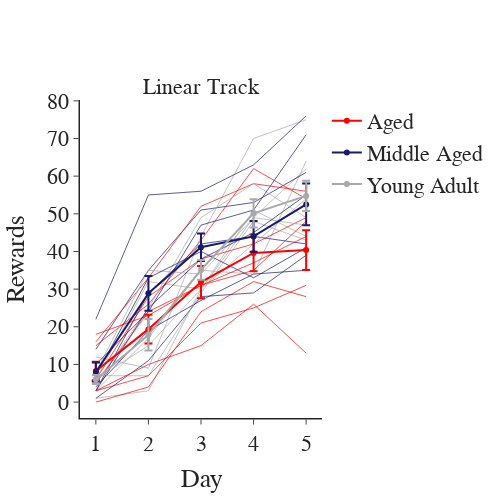

This figure's notebook cell:
### Code cell
## Plot rewards across days in linear track
fig = pf.plot_behavior_across_days(results_df, x_var='day', y_var='rewards', groupby_var=['day', 'group'], plot_transitions=None,
                                   marker_color=three_color_plots, avg_color='darkgrey', expert_line=False, chance=False,
                                   x_title='Day', y_title='Rewards', titles=['Linear Track'], height=500, width=500)
fig.show()
results_df.mixed_anova(dv='rewards', within='day', subject='mouse', between='group')
fig.write_image(pjoin(fig_path, 'linear_track_rewards.png'))
results_df.mixed_anova(dv='rewards', subject='mouse', within='day', between='group')

### Figure 1 — Plotly figure (JSON) as saved in the notebook; plotly's stock layout.template omitted (floating-point values rounded to 4 significant figures)
{"data": [{"line": {"color": "darkgrey", "width": 1}, "mode": "lines", "name": "mca24", "opacity": 0.7, "showlegend": false, "type": "scatter", "x": [1, 2, 3, 4, 5], "y": [3, 17, 35, 34, 64]}, {"line": {"color": "darkgrey", "width": 1}, "mode": "lines", "name": "mca25", "opacity": 0.7, "showlegend": false, "type": "scatter", "x": [1, 2, 3, 4, 5], "y": [12, 9, 44, 70, 75]}, {"line": {"color": "darkgrey", "width": 1}, "mode": "lines", "name": "mca26", "opacity": 0.7, "showlegend": false, "type": "scatter", "x": [1, 2, 3, 4, 5], "y": [1, 3, 30, 49, 62]}, {"line": {"color": "darkgrey", "width": 1}, "mode": "lines", "name": "mca27", "opacity": 0.7, "showlegend": false, "type": "scatter", "x": [1, 2, 3, 4, 5], "y": [6, 32, 30, 51, 44]}, {"line": {"color": "midnightblue", "width": 1}, "mode": "lines", "name": "mca28", "opacity": 0.7, "showlegend": false, "type": "scatter", "x": [1, 2, 3, 4, 5], "y": [14, 35, 51, 53, 61]}, {"line": {"color": "midnightblue", "width": 1}, "mode": "lines", "name": "mca29", "opacity": 0.7, "showlegend": false, "type": "scatter", "x": [1, 2, 3, 4, 5], "y": [4, 19, 27, 34, 35]}, {"line": {"color": "midnightblue", "width": 1}, "mode": "lines", "name": "mca30", "opacity": 0.7, "showlegend": false, "type": "scatter", "x": [1, 2, 3, 4, 5], "y": [3, 29, 42, 44, 42]}, {"line": {"color": "midnightblue", "width": 1}, "mode": "lines", "name": "mca31", "opacity": 0.7, "showlegend": false, "type": "scatter", "x": [1, 2, 3, 4, 5], "y": [1, 11, 28, 29, 39]}, {"line": {"color": "red", "width": 1}, "mode": "lines", "name": "mca32", "opacity": 0.7, "showlegend": false, "type": "scatter", "x": [1, 2, 3, 4, 5], "y": [16, 33, 52, 58, 56]}, {"line": {"color": "red", "width": 1}, "mode": "lines", "name": "mca33", "opacity": 0.7, "showlegend": false, "type": "scatter", "x": [1, 2, 3, 4, 5], "y": [15, 26, 43, 62, 54]}, {"line": {"color": "red", "width": 1}, "mode": "lines", "name": "mca34", "opacity": 0.7, "showlegend": false, "type": "scatter", "x": [1, 2, 3, 4, 5], "y": [6, 28, 38, 42, 49]}, {"line": {"color": "red", "width": 1}, "mode": "lines", "name": "mca35", "opacity": 0.7, "showlegend": false, "type": "scatter", "x": [1, 2, 3, 4, 5], "y": [18, 23, 31, 35, 48]}, {"line": {"color": "darkgrey", "width": 1}, "mode": "lines", "name": "mca36", "opacity": 0.7, "showlegend": false, "type": "scatter", "x": [1, 2, 3, 4, 5], "y": [5, 25, 49, 58, 49]}, {"line": {"color": "darkgrey", "width": 1}, "mode": "lines", "name": "mca37", "opacity": 0.7, "showlegend": false, "type": "scatter", "x": [1, 2, 3, 4, 5], "y": [7, 7, 29, 48, 43]}, {"line": {"color": "darkgrey", "width": 1}, "mode": "lines", "name": "mca38", "opacity": 0.7, "showlegend": false, "type": "scatter", "x": [1, 2, 3, 4, 5], "y": [6, 15, 30, 42, 54]}, {"line": {"color": "darkgrey", "width": 1}, "mode": "lines", "name": "mca39", "opacity": 0.7, "showlegend": false, "type": "scatter", "x": [1, 2, 3, 4, 5], "y": [8, 35, 34, 49, 47]}, {"line": {"color": "midnightblue", "width": 1}, "mode": "lines", "name": "mca40", "opacity": 0.7, "showlegend": false, "type": "scatter", "x": [1, 2, 3, 4, 5], "y": [3, 25, 38, 45, 55]}, {"line": {"color": "midnightblue", "width": 1}, "mode": "lines", "name": "mca41", "opacity": 0.7, "showlegend": false, "type": "scatter", "x": [1, 2, 3, 4, 5], "y": [7, 33, 40, 33, 41]}, {"line": {"color": "midnightblue", "width": 1}, "mode": "lines", "name": "mca42", "opacity": 0.7, "showlegend": false, "type": "scatter", "x": [1, 2, 3, 4, 5], "y": [10, 24, 47, 51, 71]}, {"line": {"color": "midnightblue", "width": 1}, "mode": "lines", "name": "mca43", "opacity": 0.7, "showlegend": false, "type": "scatter", "x": [1, 2, 3, 4, 5], "y": [22, 55, 56, 63, 76]}, {"line": {"color": "red", "width": 1}, "mode": "lines", "name": "mca44", "opacity": 0.7, "showlegend": false, "type": "scatter", "x": [1, 2, 3, 4, 5], "y": [0, 4, 24, 32, 28]}, {"line": {"color": "red", "width": 1}, "mode": "lines", "name": "mca45", "opacity": 0.7, "showlegend": false, "type": "scatter", "x": [1, 2, 3, 4, 5], "y": [3, 10, 15, 26, 13]}, {"line": {"color": "red", "width": 1}, "mode": "lines", "name": "mca46", "opacity": 0.7, "showlegend": false, "type": "scatter", "x": [1, 2, 3, 4, 5], "y": [5, 24, 31, 37, 44]}, {"line": {"color": "red", "width": 1}, "mode": "lines", "name": "mca47", "opacity": 0.7, "showlegend": false, "type": "scatter", "x": [1, 2, 3, 4, 5], "y": [3, 7, 21, 25, 31]}, {"error_y": {"array": [2.462, 3.817, 4.295, 4.873, 5.288], "type": "data"}, "line": {"color": "red"}, "mode": "lines+markers", "name": "Aged", "showlegend": true, "type": "scatter", "x": [1, 2, 3, 4, 5], "y": [8.25, 19.38, 31.88, 39.62, 40.38]}, {"error_y": {"array": [2.507, 4.615, 3.627, 4.093, 5.516], "type": "data"}, "line": {"color": "midnightblue"}, "mode": "lines+markers", "name": "Middle Aged", "showlegend": true, "type": "scatter", "x": [1, 2, 3, 4, 5], "y": [8, 28.88, 41.12, 44, 52.5]}, {"error_y": {"array": [1.165, 4.164, 2.635, 3.758, 3.999], "type": "data"}, "line": {"color": "darkgrey"}, "mode": "lines+markers", "name": "Young Adult", "showlegend": true, "type": "scatter", "x": [1, 2, 3, 4, 5], "y": [6, 17.88, 35.12, 50.12, 54.75]}], "layout": {"annotations": [{"font": {"size": 22}, "showarrow": false, "text": "Linear Track", "x": 0.5, "xanchor": "center", "xref": "paper", "y": 1, "yanchor": "bottom", "yref": "paper"}], "font": {"family": "Arial", "size": 22}, "height": 500, "title": {"x": 0.5, "xanchor": "center", "y": 0.9, "yanchor": "top"}, "width": 500, "xaxis": {"anchor": "y", "domain": [0, 1], "linewidth": 1.5, "title": {"text": "Day"}}, "yaxis": {"anchor": "x", "domain": [0, 1], "linewidth": 1.5, "title": {"text": "Rewards"}}}}
